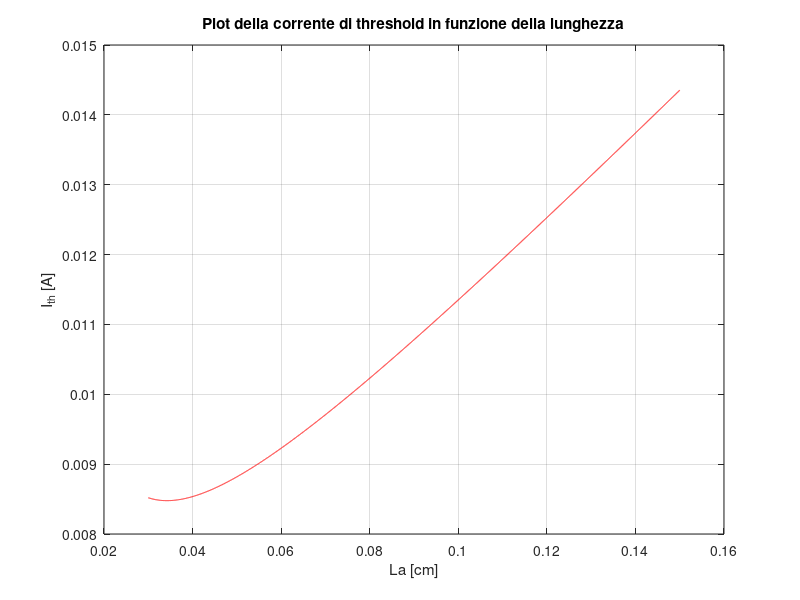
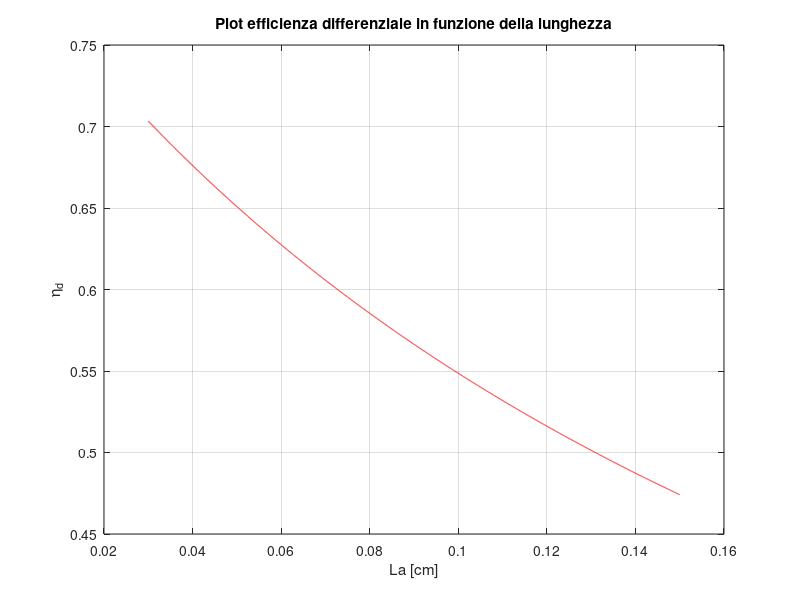

Reproduce these figures in MATLAB, in order. (Note: this script raises an error after producing the figures.)
clc
close all
clear variables

%esercizio 1

r_1=0.3;
r_2=0.9;
La=900e-4;
alpha_m_fix = (1/La)*(log(1/(sqrt(r_1*r_2)))); % rircordati che � cmetri^-1
alpha_i_fix = 6; %unit� di misura cmetri^-1
gamma_per_g_threshold_fix = alpha_m_fix + alpha_i_fix;
N_tr = 1.8e18;%elettroni per centrimetro cubo
a_0 =  5.34e-16; %sono cm^2
guadagno_modale = a_0 * gamma_per_g_threshold_fix;
gamma = 0.06;
N_th_fix=N_tr + ((alpha_i_fix + alpha_m_fix) / (gamma * a_0));%elettroni per centrimetro cubo
V_fix = (900e-6)*(100e-10)*(2.5e-6); %metri al cubo
V_fix = V_fix*1e6;%cm al cubo
q = 1.60217e-19;
eta_i = 0.8; % � adimensionato
A = 3.57e8;%secondi alla meno 1
B = 0.8e-10;%cm^3/secondo
C = 3.5e-30; % cm^6/secondo
n_g = 4.2;
c = 3e8;
v_g = c/n_g;
I_th = ((A*N_th_fix + B*N_th_fix^2 + C*N_th_fix^3))*((q*V_fix)/(eta_i));

n_g = 4.2;
c = 3e8;
v_g = c/n_g;
I = 0.010;
beta_sp = 1e-4;
g_th = gamma_per_g_threshold_fix/gamma;
Np = eta_i*(I-I_th)/(q*V_fix*v_g*g_th);
Rsp_p = gamma*beta_sp*B*N_th_fix^2;
alpha_h = 3;
linewidth = gamma*Rsp_p*(1+alpha_h)^2/(4*pi*Np)

tau_p = 1/(v_g * (alpha_i_fix * 10^2 + alpha_m_fix * 10^2));
beta_sp = 1e-4;
I = 6e-3;
Np = eta_i*(I - I_th)/(q * V_fix * v_g * gamma_per_g_threshold_fix/gamma);
delta_nu = ((gamma^2*beta_sp)/(4*pi*Np));

%ci manca la linewidth

%esercizio 2

La=linspace(300e-4,1500e-4,10000);
alpha_m = (1./La).*(log(1/(sqrt(r_1*r_2)))); % rircordati che � cmetri^-1
alpha_i = 3; %unit� di misura cmetri^-1
gamma_per_g_threshold=alpha_m+alpha_i;
N_tr = 1.8e18;%elettroni per centrimetro cubo
a_0 =  1e-16; %sono cm^2
guadagno_modale = a_0 .* gamma_per_g_threshold;
gamma = 0.06;
N_th=N_tr + ((alpha_i+alpha_m)./(gamma.* a_0));%elettroni per centrimetro cubo
V = (La).*(100e-8)*(2.5e-4); %Cmetri al cubo
%V = V*1e6;%cm al cubo
q = 1.60217e-19;
eta_i = 0.8; % � adimensionato
A = 3.57e8;%secondi alla meno 1
B = 0.8e-10;%cm^3/secondo
C = 3.5e-30; % cm^6/secondo

I_th = ((A.*N_th + B.*N_th.^2 + C.*N_th.^3)).*((q*V)./(eta_i));
figure(1)
plot(La,I_th,'r')
grid on
title('Plot della corrente di threshold in funzione della lunghezza')
xlabel('La [cm]')
ylabel('I_{th} [A]')

eta_d = eta_i .* alpha_m ./(alpha_i + alpha_m );

figure(2)
plot(La,eta_d,'r')
grid on
title('Plot efficienza differenziale in funzione della lunghezza')
xlabel('La [cm]')
ylabel('\eta_{d}')

%Esercizio 3
%riportare sullo stesso grafico le diverse risposte

h1_05 = openfig('esercizio_3_punto_6__1_05_IM.fig');
t1_05 = findobj(h1_05,'type', 'line');

x1_05 = get(t1_05,'XData');
y1_05 = get(t1_05,'YData');

h2 = openfig('esercizio_3_punto_6__2_IM.fig');
t2 = findobj(h2,'type', 'line');

x2 = get(t2,'XData');
y2 = get(t2,'YData');

h6 = openfig('esercizio_3_punto_6__6_IM.fig');
t6 = findobj(h6,'type', 'line');

x6 = get(t6,'XData');
y6 = get(t6,'YData');

h10 = openfig('esercizio_3_punto_6__10_IM.fig');
t10 = findobj(h10,'type', 'line');

x10 = get(t10,'XData');
y10 = get(t10,'YData');
close all
figure(3)
semilogx(x1_05, y1_05, 'b')
grid on
hold on
semilogx(x2, y2, 'r')
semilogx(x6, y6, 'g')
semilogx(x10, y10, 'y')
legend('I_{bias}/I_{th} = 1.05','I_{bias}/I_{th} = 2','I_{bias}/I_{th} = 6','I_{bias}/I_{th} = 10')
title('Confronto tra le risposte IM per diverse correnti di bias')
ylabel('Risposta IM [dB]')
xlabel('Frequenza [GHz]')

%banda come funzione della corrente di bias
f1_05_3dB = x1_05(20);
f2_3dB = x2(89);
f6_3dB = x6(186);
f10_3dB = x10(232);
I_th_fix = 9.677; %mA
Ibias = [I_th_fix*1.05 I_th_fix*2 I_th_fix*6 I_th_fix*10];
f_3dB = [f1_05_3dB f2_3dB f6_3dB f10_3dB];

%Banda di modulazione massima
n_g = 4.2;
c = 3e8;
v_g = c/n_g;
tau_p = 1/(v_g * (alpha_i_fix * 10^2 + alpha_m_fix * 10^2));
banda_max_ideale = sqrt(2)/(tau_p * 2 * pi);

one_ov_tau_Dn = 2 * B * N_th_fix + A + 3 * C * N_th_fix;
Np = eta_i*(Ibias - I_th_fix)./(q * V_fix * v_g * gamma_per_g_threshold_fix/gamma); %FIXME Calcolare la densità di fotoni come funzione della corrente di bias
damping = v_g * a_0 * Np + one_ov_tau_Dn;
wr_square = (v_g*a_0*Np)./tau_p;
wp_square = wr_square*(1-1/2*(damping/sqrt(wr_square)));
w3dB = sqrt(wp_square + sqrt(wp_square.^2 + wr_square.^2));

figure(4)
plot(Ibias, f_3dB, '-o')
grid on
%hold on
%plot(Ibias, w3dB./(2*pi)./1e9)

%esercizio 3.4 (ricalcolo con epsilon = 1.5e-14)
epsilon = 1.5e-14;
h1_05 = openfig('esercizio_3_punto_4__1_05_IM.fig');
t1_05 = findobj(h1_05,'type', 'line');

x1_05 = get(t1_05,'XData');
y1_05 = get(t1_05,'YData');

h2 = openfig('esercizio_3_punto_4__2_IM.fig');
t2 = findobj(h2,'type', 'line');

x2 = get(t2,'XData');
y2 = get(t2,'YData');

h6 = openfig('esercizio_3_punto_4__6_IM.fig');
t6 = findobj(h6,'type', 'line');

x6 = get(t6,'XData');
y6 = get(t6,'YData');

h10 = openfig('esercizio_3_punto_4__10_IM.fig');
t10 = findobj(h10,'type', 'line');

x10 = get(t10,'XData');
y10 = get(t10,'YData');

figure(5)
semilogx(x1_05, y1_05, 'b')
grid on
hold on
semilogx(x2, y2, 'r')
semilogx(x6, y6, 'g')
semilogx(x10, y10, 'y')
legend('I_{bias}/I_{th} = 1.05','I_{bias}/I_{th} = 2','I_{bias}/I_{th} = 6','I_{bias}/I_{th} = 10')
title('Confronto tra le risposte IM per diverse correnti di bias (\epsilon = 1.5e-14)')
ylabel('Risposta IM [dB]')
xlabel('Frequenza [GHz]')

%banda come funzione della corrente di bias
f1_05_3dB_eps = x1_05(6);
f2_3dB_eps = x2(8);
f6_3dB_eps = x6(14);
f10_3dB_eps = x10(20);
I_th_fix_eps = 9.6672; %mA
Ibias_eps = [I_th_fix_eps*1.05 I_th_fix_eps*2 I_th_fix_eps*6 I_th_fix_eps*10];
f_3dB_eps = [f1_05_3dB_eps f2_3dB_eps f6_3dB_eps f10_3dB_eps];

figure(6)
plot(Ibias_eps, f_3dB_eps, '-o')
grid on

%Banda di modulazione massima
%FIXME da rifare con epsilon = 1.5e-14
n_g = 4.2;
c = 3e8;
v_g = c/n_g;
tau_p = 1/(v_g * (alpha_i_fix * 10^2 + alpha_m_fix * 10^2));
banda_max_eps = sqrt(2)*(1/(1+(gamma * epsilon/a_0)))/(tau_p * 2 * pi);

%esercizio 5
P_bias = 5; %mW
I_bias = 22.2; %mA 4.04 * i_th
P_0 = 1; %mW
P_1 = 10; %mW
I_0 = 8.7; %mA 1.58 * I_th
I_1 = 36.6; %mA 6.65 * I_th
I_th_NRZ = 5.5001; %mA
f_3dB = 4.0981; %GHz
